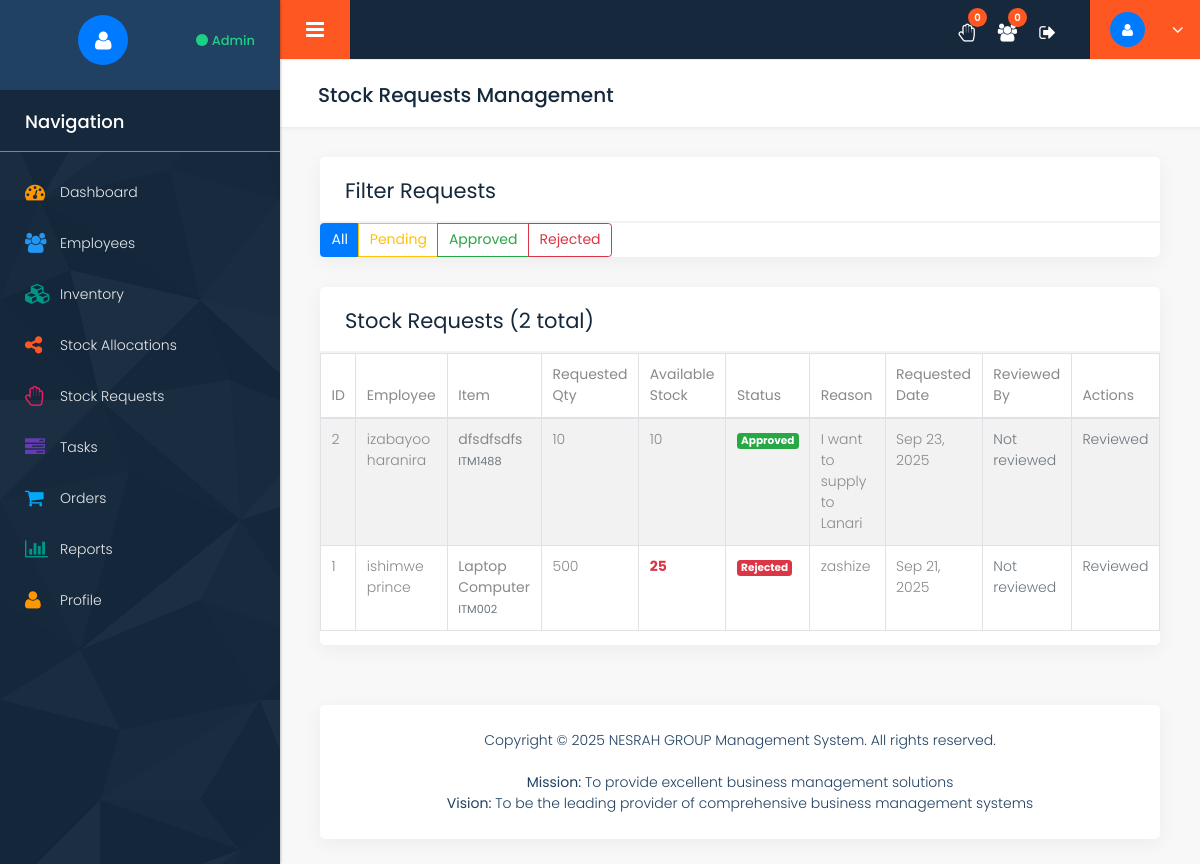
/stock_requests.php (signed in), run on an earlier commit of the app's database.
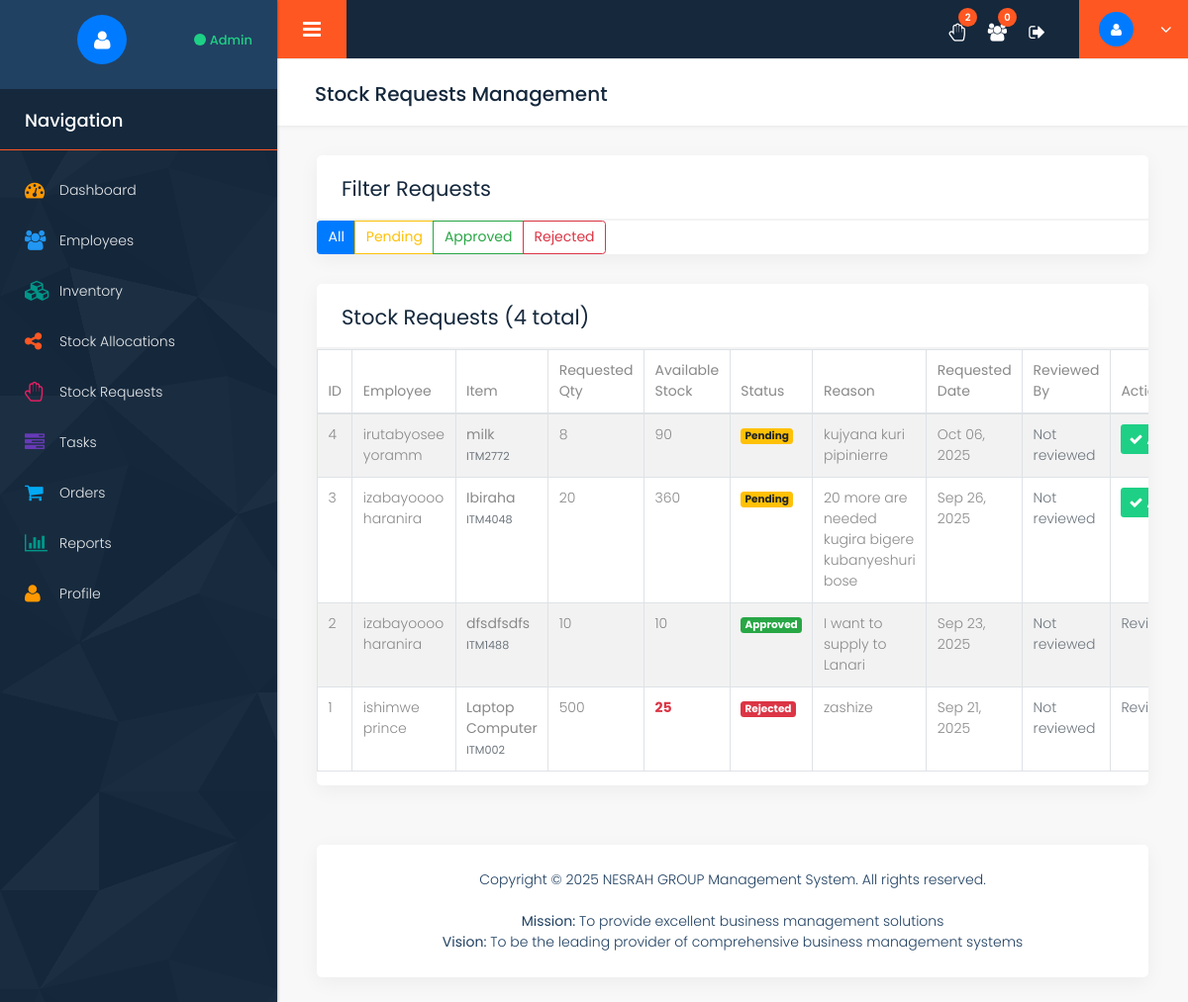
And on a later commit of the database.
### tables this page shows
CREATE TABLE `stock_requests` (
  `id` int(11) NOT NULL,
  `item_id` int(11) NOT NULL,
  `user_id` int(11) NOT NULL,
  `requested_quantity` int(11) NOT NULL,
  `reason` text DEFAULT NULL,
  `status` enum('pending','approved','rejected') DEFAULT 'pending',
  `reviewed_by` int(11) DEFAULT NULL,
  `reviewed_at` timestamp NULL DEFAULT NULL,
  `admin_notes` text DEFAULT NULL,
  `created_at` timestamp NOT NULL DEFAULT current_timestamp()
);

CREATE TABLE `users` (
  `id` int(11) NOT NULL,
  `username` varchar(50) NOT NULL,
  `email` varchar(100) NOT NULL,
  `password` varchar(255) NOT NULL,
  `plain_password` varchar(255) DEFAULT NULL,
  `first_name` varchar(50) NOT NULL,
  `last_name` varchar(50) NOT NULL,
  `phone` varchar(20) DEFAULT NULL,
  `address` text DEFAULT NULL,
  `role` enum('admin','employee') DEFAULT 'employee',
  `status` enum('pending','active','inactive') DEFAULT 'pending',
  `created_at` timestamp NOT NULL DEFAULT current_timestamp(),
  `updated_at` timestamp NOT NULL DEFAULT current_timestamp() ON UPDATE current_timestamp()
);

CREATE TABLE `inventory` (
  `id` int(11) NOT NULL,
  `item_code` varchar(50) NOT NULL,
  `item_name` varchar(100) NOT NULL,
  `description` text DEFAULT NULL,
  `category` varchar(50) DEFAULT NULL,
  `unit_price` decimal(10,2) NOT NULL,
  `current_stock` int(11) DEFAULT 0,
  `reorder_level` int(11) DEFAULT 10,
  `created_at` timestamp NOT NULL DEFAULT current_timestamp(),
  `updated_at` timestamp NOT NULL DEFAULT current_timestamp() ON UPDATE current_timestamp()
);

### config/config.php (called while the page is built, shortened)
<?php
function isLoggedIn() {
    return isset($_SESSION['user_id']) && !empty($_SESSION['user_id']);
}
function isAdmin() {
    return isLoggedIn() && isset($_SESSION['user_role']) && $_SESSION['user_role'] === ROLE_ADMIN;
}
function formatDate($date) {
    return date('M d, Y', strtotime($date));
}
?>

### stock_requests.php (the view, shortened to what the changed rows need)
<?php
require_once __DIR__ . '/includes/header.php';
$where_clause = "WHERE 1=1";
$query = "SELECT sr.*, i.item_name, i.item_code, i.current_stock, u.first_name, u.last_name,
                 admin.first_name as reviewed_by_name, admin.last_name as reviewed_by_last
          FROM stock_requests sr
          JOIN inventory i ON sr.item_id = i.id
          JOIN users u ON sr.user_id = u.id
          LEFT JOIN users admin ON sr.reviewed_by = admin.id
          $where_clause ORDER BY sr.created_at DESC";
$stmt = $db->prepare($query);
$stmt->execute();
$requests = $stmt->fetchAll();
?>
<div class="row column_title">
    <div class="col-md-12">
        <div class="page_title">
            <h2>Stock Requests Management</h2>
        </div>
    </div>
</div>
<div class="row">
    <div class="col-md-12">
        <div class="white_shd full margin_bottom_30">
            <div class="full graph_head">
                <div class="heading1 margin_0">
                    <h2>Filter Requests</h2>
                </div>
            </div>
        </div>
    </div>
</div>
<div class="row">
    <div class="col-md-12">
        <div class="white_shd full margin_bottom_30">
            <div class="full graph_head">
                <div class="heading1 margin_0">
                    <h2>Stock Requests (<?php echo count($requests); ?> total)</h2>
                </div>
            </div>
            <div class="full graph_revenue">
                <div class="row">
                    <div class="col-md-12">
                        <div class="table-responsive">
                            <table class="table table-striped table-bordered">
                                <thead>
                                    <tr>
                                        <th>ID</th>
                                        <th>Employee</th>
                                        <th>Item</th>
                                        <th>Requested Qty</th>
                                        <th>Available Stock</th>
                                        <th>Status</th>
                                        <th>Reason</th>
                                        <th>Requested Date</th>
                                        <th>Reviewed By</th>
                                        <th>Actions</th>
                                    </tr>
                                </thead>
                                <tbody>
                                    <?php if (count($requests) > 0): ?>
                                        <?php foreach ($requests as $request): ?>
                                            <tr>
                                                <td><?php echo $request['id']; ?></td>
                                                <td><?php echo $request['first_name'] . ' ' . $request['last_name']; ?></td>
                                                <td>
                                                    <strong><?php echo $request['item_name']; ?></strong>
                                                    <br><small class="text-muted"><?php echo $request['item_code']; ?></small>
                                                </td>
                                                <td><?php echo $request['requested_quantity']; ?></td>
                                                <td>
                                                    <span class="<?php echo $request['requested_quantity'] > $request['current_stock'] ? 'text-danger font-weight-bold' : ''; ?>">
                                                        <?php echo $request['current_stock']; ?>
                                                    </span>
                                                </td>
                                                <td>
                                                    <span class="badge badge-<?php
                                                        echo $request['status'] === 'approved' ? 'success' :
                                                            ($request['status'] === 'rejected' ? 'danger' : 'warning');
                                                    ?>">
                                                        <?php echo ucfirst($request['status']); ?>
                                                    </span>
                                                </td>
                                                <td><?php echo $request['reason']; ?></td>
                                                <td><?php echo formatDate($request['created_at']); ?></td>
                                                <td>
                                                    <?php if ($request['reviewed_by_name']): ?>
                                                        <?php echo $request['reviewed_by_name'] . ' ' . $request['reviewed_by_last']; ?>
                                                        <br><small class="text-muted"><?php echo formatDate($request['reviewed_at']); ?></small>
                                                    <?php else: ?>
                                                        <span class="text-muted">Not reviewed</span>
                                                    <?php endif; ?>
                                                </td>
                                                <td>
                                                    <?php if ($request['status'] === 'pending'): ?>
                                                        <div class="btn-group" role="group">
                                                            <button class="btn btn-success btn-sm" data-toggle="modal" data-target="#approveModal<?php echo $request['id']; ?>" title="Approve Request">
                                                                <i class="fa fa-check"></i> Approve
                                                            </button>
                                                        </div>
                                                    <?php else: ?>
                                                        <span class="text-muted">Reviewed</span>
                                                    <?php endif; ?>
                                                </td>
                                            </tr>
                                        <?php endforeach; ?>
                                    <?php else: ?>
                                        <tr>
                                            <td colspan="10" class="text-center">No requests found</td>
                                        </tr>
                                    <?php endif; ?>
                                </tbody>
                            </table>
                        </div>
                    </div>
                </div>
            </div>
        </div>
    </div>
</div>
<?php require_once __DIR__ . '/includes/footer.php'; ?>

### includes/header.php (shortened to what the changed rows need)
<?php
require_once __DIR__ . '/../config/config.php';
$stats = array(
    'total_employees' => 0,
    'pending_approvals' => 0,
    'total_items' => 0,
    'low_stock_items' => 0,
    'pending_requests' => 0,
    'sales_today_count' => 0,
    'sales_today_amount' => 0,
    'my_allocations' => 0,
    'my_tasks' => 0,
    'my_sales_today_count' => 0,
    'my_sales_today_amount' => 0,
    'attendance_today' => null
);
if (isAdmin()) {
    $query = "SELECT COUNT(*) as total FROM users WHERE role = 'employee'";
    $stmt = $db->prepare($query);
    $stmt->execute();
    $stats['total_employees'] = $stmt->fetch()['total'] ?? 0;
    $query = "SELECT COUNT(*) as total FROM users WHERE status = 'pending'";
    $stmt = $db->prepare($query);
    $stmt->execute();
    $stats['pending_approvals'] = $stmt->fetch()['total'] ?? 0;
    $query = "SELECT COUNT(*) as total FROM inventory";
    $stmt = $db->prepare($query);
    $stmt->execute();
    $stats['total_items'] = $stmt->fetch()['total'] ?? 0;
    $query = "SELECT COUNT(*) as total FROM inventory WHERE current_stock <= reorder_level";
    $stmt = $db->prepare($query);
    $stmt->execute();
    $stats['low_stock_items'] = $stmt->fetch()['total'] ?? 0;
    $query = "SELECT COUNT(*) as total FROM stock_requests WHERE status = 'pending'";
    $stmt = $db->prepare($query);
    $stmt->execute();
    $stats['pending_requests'] = $stmt->fetch()['total'] ?? 0;
    $query = "SELECT COUNT(*) as total, COALESCE(SUM(total_amount), 0) as amount FROM sales WHERE DATE(created_at) = CURDATE()";
    $stmt = $db->prepare($query);
    $stmt->execute();
    $sales_today = $stmt->fetch();
    $stats['sales_today_count'] = $sales_today['total'] ?? 0;
    $stats['sales_today_amount'] = $sales_today['amount'] ?? 0;
}
?>
<!DOCTYPE html>
<html lang="en">
<head>
    <link rel="stylesheet" href="css/semantic.min.css">
    <link rel="stylesheet" href="css/custom_transitions.css">
    <link rel="stylesheet" href="css/bootstrap.min.css" />
    <link rel="stylesheet" href="style.css" />
    <link rel="stylesheet" href="css/responsive.css" />
    <link rel="stylesheet" href="css/custom.css" />
    <link rel="stylesheet" href="css/font-awesome.min.css" />
</head>
<body class="dashboard dashboard_1">
    <div class="full_container">
        <div class="inner_container">
            <div id="content">
                <div class="topbar">
                    <nav class="navbar navbar-expand-lg navbar-light">
                        <div class="full">
                            <div class="right_topbar">
                                <div class="icon_info">
                                    <ul>
                                        <?php if (isAdmin()): ?>
                                        <li><a href="stock_requests.php"><i class="fa fa-hand-paper-o"></i><span class="badge"><?php echo $stats['pending_requests']; ?></span></a></li>
                                        <li><a href="employees.php"><i class="fa fa-users"></i><span class="badge"><?php echo $stats['pending_approvals']; ?></span></a></li>
                                        <?php endif; ?>
                                    </ul>
                                </div>
                            </div>
                        </div>
                    </nav>
                </div>
                <div class="midde_cont">
                    <div class="container-fluid">

What changed in the data, as far as the page shows it:
added stock_requests: id "4", user.first_name "irutabyosee", user.last_name "yoramm", item.item_name "milk", item.item_code "ITM2772", requested_quantity "8", item.current_stock "90", status "Pending", reason "kujyana kuri pipinierre", created_at "Oct 06, 2025"
added stock_requests: id "3", user.first_name "izabayoooo", user.last_name "haranira", item.item_name "Ibiraha", item.item_code "ITM4048", requested_quantity "20", item.current_stock "360", status "Pending", reason "20 more are needed kugira bigere kubanyeshuri bose", created_at "Sep 26, 2025"
changed through a linked row, stock_requests "I want to supply to Lanari": user.first_name "izabayoo" → "izabayoooo"
Also different on the page:
$stats['pending_requests']: "0" → "2"
count($requests): "2" → "4"
